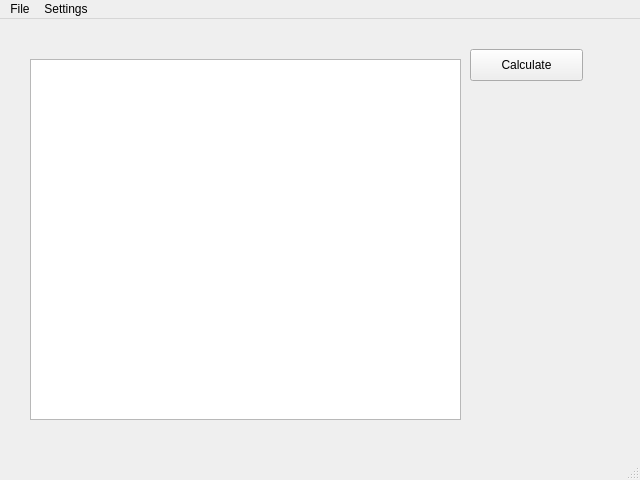
<?xml version="1.0" encoding="UTF-8"?>
<ui version="4.0">
 <class>MainWindow</class>
 <widget class="QMainWindow" name="MainWindow">
  <property name="geometry">
   <rect>
    <x>0</x>
    <y>0</y>
    <width>640</width>
    <height>480</height>
   </rect>
  </property>
  <property name="windowTitle">
   <string>MainWindow</string>
  </property>
  <widget class="QWidget" name="centralwidget">
   <widget class="QPushButton" name="pushButton">
    <property name="geometry">
     <rect>
      <x>470</x>
      <y>30</y>
      <width>113</width>
      <height>32</height>
     </rect>
    </property>
    <property name="text">
     <string>Calculate</string>
    </property>
   </widget>
   <widget class="QTableView" name="tableView">
    <property name="geometry">
     <rect>
      <x>30</x>
      <y>40</y>
      <width>431</width>
      <height>361</height>
     </rect>
    </property>
   </widget>
  </widget>
  <widget class="QMenuBar" name="menubar">
   <property name="geometry">
    <rect>
     <x>0</x>
     <y>0</y>
     <width>640</width>
     <height>22</height>
    </rect>
   </property>
   <widget class="QMenu" name="menuFile">
    <property name="title">
     <string>File</string>
    </property>
   </widget>
   <widget class="QMenu" name="menuSettings">
    <property name="title">
     <string>Settings</string>
    </property>
    <addaction name="separator"/>
   </widget>
   <addaction name="menuFile"/>
   <addaction name="menuSettings"/>
  </widget>
  <widget class="QStatusBar" name="statusbar"/>
 </widget>
 <resources/>
 <connections/>
</ui>
